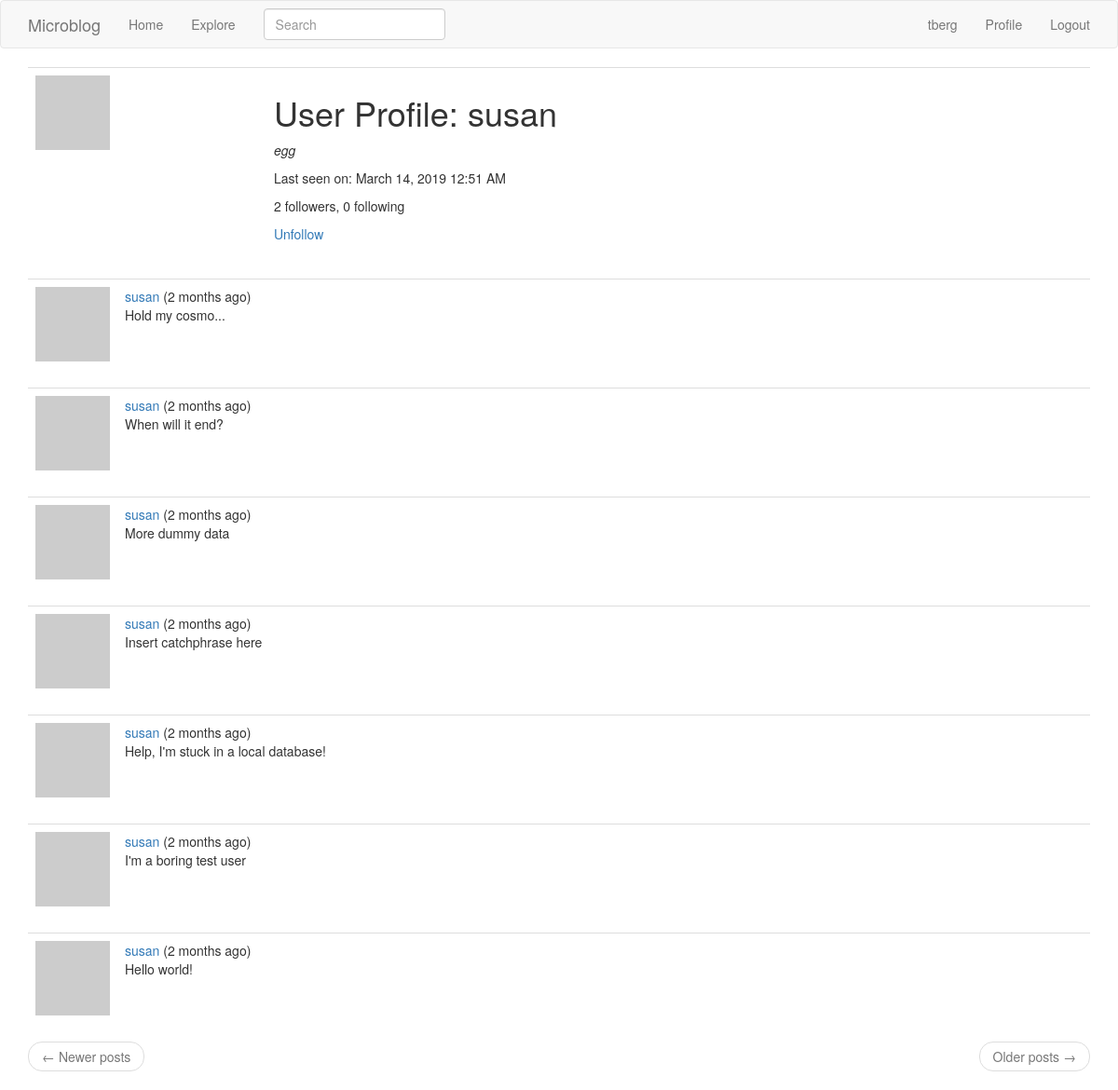
The page /user/susan (signed in) on the database as committed earlier.
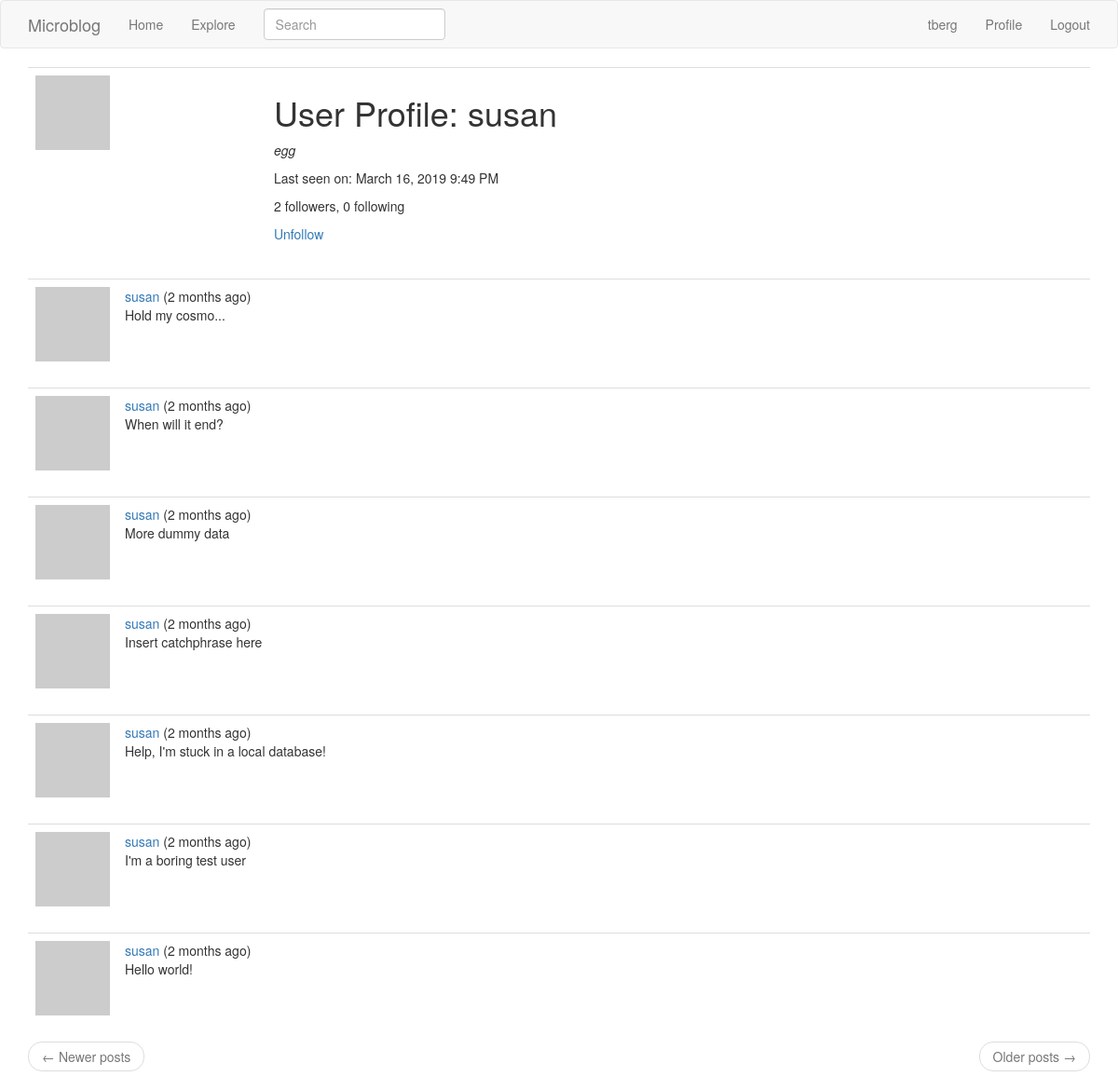
The same page on the database as committed later.
### app/models.py (models this page shows, shortened)
class User(UserMixin, db.Model):
    id = db.Column(db.Integer, primary_key=True)
    username = db.Column(db.String(32), index=True, unique=True)
    email = db.Column(db.String(128), index=True, unique=True)
    password_hash = db.Column(db.String(128))
    posts = db.relationship('Post', backref='author', lazy='dynamic')
    about_me = db.Column(db.String(140))
    last_seen = db.Column(db.DateTime, default=datetime.utcnow)
    followed = db.relationship(
        'User', secondary=followers,
        primaryjoin=(followers.c.follower_id == id),  # the 'c' attribute of any table contains its columns
        secondaryjoin=(followers.c.followed_id == id),
        backref=db.backref('followers', lazy='dynamic'),
        lazy='dynamic')
    def avatar(self, size):
        digest = md5(self.email.lower().encode('utf-8')).hexdigest()  # returns a string hex code
        return 'https://www.gravatar.com/avatar/{}?s={}&d=identicon'.format(digest, size)
    def is_following(self, user):
        return self.followed.filter(followers.c.followed_id == user.id).count() > 0

### app/main/routes.py (the view)
@bp.route('/user/<username>')
@login_required
def user(username):
    user = User.query.filter_by(username=username).first_or_404()  # if user isn't found, return a 404 error
    page = request.args.get('page', 1, type=int)
    posts = user.posts.order_by(Post.timestamp.desc()).paginate(page, current_app.config['POSTS_PER_PAGE'], False)
    next_url = url_for('main.user', username=user.username, page=posts.next_num) if posts.has_next else None
    prev_url = url_for('main.user', username=user.username, page=posts.prev_num) if posts.has_prev else None
    return render_template('user.html', user=user, posts=posts.items, next_url=next_url, prev_url=prev_url)

### app/main/forms.py
class SearchForm(FlaskForm):
    q = StringField(_l('Search'), validators=[DataRequired()])
    def __init__(self, *args, **kwargs):
        if 'formdata' not in kwargs:
            kwargs['formdata'] = request.args
        if 'csrf_enabled' not in kwargs:
            kwargs['csrf_enabled'] = False
        super(SearchForm, self).__init__(*args, **kwargs)

### app/main/routes.py (called while the page is built)
@bp.before_app_request
def before_request():
    if current_user.is_authenticated:
        current_user.last_seen = datetime.utcnow()
        db.session.commit()
        g.search_form = SearchForm()
    g.locale = str(get_locale())
    if current_app.elasticsearch:  # is elasticsearch running/enabled?
        if len(current_app.elasticsearch.indices.get_alias().keys()) < 1:
            Post.reindex()

### app/models.py (called while the page is built)
@login.user_loader
def load_user(id):
    return User.query.get(int(id))

    @classmethod
    def before_commit(cls, session):
        session._changes = {
            'add': [obj for obj in session.new if isinstance(obj, cls)],
            'update': [obj for obj in session.dirty if isinstance(obj, cls)],
            'delete': [obj for obj in session.deleted if isinstance(obj, cls)],
            }

### app/templates/user.html
{% extends "base.html" %}
{% block app_content %}
    <table class="table table-hover" id="user_profile_header">
        <tr>
            <td width="256px"><img src="{{ user.avatar(200) }}"></td>
            <td>
                <h1>{{ _('User Profile') }}: {{ user.username }}</h1>
                {% if user.about_me %}
                    <p>
                        <i>{{ user.about_me }}</i>
                    </p>
                {% endif %}
                {% if user.last_seen %}
                    <p>{{ _('Last seen on:') }} {{ moment(user.last_seen).format('LLL') }}</p>
                {% endif %}
                <p>
                    {{ _('%(count)d followers', count=user.followers.count()) }},
                    {{ _('%(count)d following', count=user.followed.count()) }}
                </p>
                {% if user == current_user %}
                    <p><a href="{{ url_for('main.edit_profile') }}">{{ _('Edit your profile') }}</a></p>
                {% elif not current_user.is_following(user) %}
                    <p><a href="{{ url_for('main.follow', username=user.username) }}">{{ _('Follow') }}</a></p>
                {% else %}
                    <p><a href="{{ url_for('main.unfollow', username=user.username) }}">{{ _('Unfollow') }}</a></p>
                {% endif %}
            </td>
        </tr>
    </table>
    {% for post in posts %}
        {% include '_post.html' %}
    {% endfor %}
    <nav aria-label="...">
        <ul class="pager">
            <li class="previous{% if not prev_url %} disabled{% endif %}">
                <a href="{{ prev_url or '#' }}">
                    <span aria-hidden="true">&larr;</span> {{ _('Newer posts') }}
                </a>
            </li>
            <li class="next{% if not next_url %} disabled{% endif %}">
                <a href="{{ next_url or '#' }}">
                    {{ _('Older posts') }} <span aria-hidden="true">&rarr;</span>
                </a>
            </li>
        </ul>
    </nav>
{% endblock %}

Rows that differ between the two databases and show on the page:
changed User "susan": last_seen "March 14, 2019 12:51 AM" → "March 16, 2019 9:49 PM"
